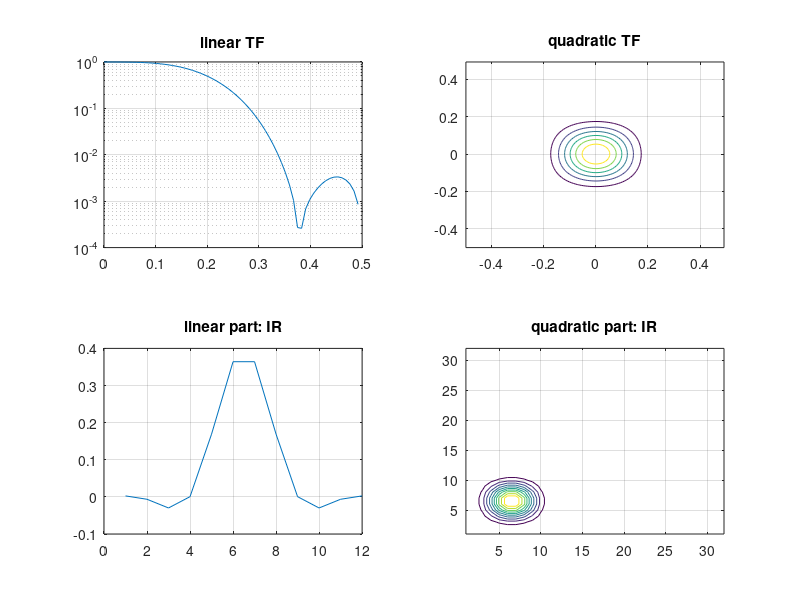

Write the MATLAB code that produced this figure. (Note: this script raises an error after producing the figure.)
%DEMVOLT HOSA Toolbox Demo:  Identification of Second-Order Volterra Systems

echo off
% demos   nltick, nlpow  (nlgen)

% A. Swami, Nov 15, 1994
% Copyright (c) 1991-2001 by United Signals & Systems, Inc. 
%       $Revision: 1.8 $

%     RESTRICTED RIGHTS LEGEND
% Use, duplication, or disclosure by the Government is subject to
% restrictions as set forth in subparagraph (c) (1) (ii) of the
% Rights in Technical Data and Computer Software clause of DFARS
% 252.227-7013.
% Manufacturer: United Signals & Systems, Inc., P.O. Box 2374,
% Culver City, California 90231.
%
%  This material may be reproduced by or for the U.S. Government pursuant
%  to the copyright license under the clause at DFARS 252.227-7013.

clear, clc,
echo on

%       Identification of Second-Order Volterra Systems
%
% The HOSA Toolbox offers two routines for estimation of the parameters of a
% second-order Volterra system, given both the inputs and outputs:
%
% NLTICK - uses an algorithm due to Tick  (assumes Gaussian inputs)
% NLPOW  - uses an algorithm due to Powers (arbitrary inputs)
%
% The output of a second-order Volterra system is given by,
%  y(n) =   sum (over k)   h(k) x(n-k)
%         + sum (over k,l) q(k,l) x(n-k)x(n-l)
%
% Routine  NLGEN can be used to compute the output.
%
% If the input process, $x(n)$, is Gaussian, then the linear part { h(k) } can
% be determined from the cross-spectrum between x(n) and y(n).
% The quadratic part, { q(k,l) }, which is assumed to be symmetric can be
% estimated from the  cross bispectrum between processes x(n) and y(n),
% using HOSA routine BISPECDX.

%Hit any key to continue
pause

load nl1

% A white Gaussian process, x, was passed through a second-order Volterra
% system, to obtain the process y.   The columns of the 64 by 64 matrices
% x and y correspond to different realizations.
% The linear part { h(k) } is the IR of a low-pass MA(11) filter, with a
% nominal cutoff of 0.2 Hz:   h = fir1 (11, 0.4 )
% The quadratic part { q(k,l) } was chosen as q(k,l) = g(k)g(l), where
% g = fir1(11, 0.2).
% We used NLGEN to generate output y, from input x, and filters h and q.


echo off
h = fir1(11, 0.4);
g = fir1(11, 0.2);  q = g' * g;

clf,
nfft=128; w = [0:nfft/2]/nfft;
hf = fft(h,nfft);
subplot(221)
semilogy (w, abs(hf(1:nfft/2+1)) ),  title('linear TF'), grid on
q1 = zeros(32,32);
n = length(g);
q1(1:n,1:n) = q;
qf = fftshift( fft2(q1,nfft,nfft) );
subplot(222)
w2 = [-nfft/2:nfft/2-1]/nfft;
%contour(abs(qf), 6, w2, w2); title('quadratic TF')
contour(w2,w2,abs(qf), 6);  title('quadratic TF'), grid on
subplot(223), plot(h), title('linear part: IR'), grid on
subplot(224), contour(q1),  title('quadratic part: IR'), grid on
drawnow
set (gcf, 'Name', 'HOSA - True Volterra model')

echo on
%
% Hit any key to continue
pause

echo off

l_volt = str2mat( ...
         'NLTICK - Gaussian inputs ', ...
         'NLPOW  - Arbitrary inputs ');
c_volt = str2mat('d_nltick','d_nlpow');

choices ('HosatVoltDemo',' HOSA - Volterra Systems',l_volt, c_volt, 1);
echo off
return